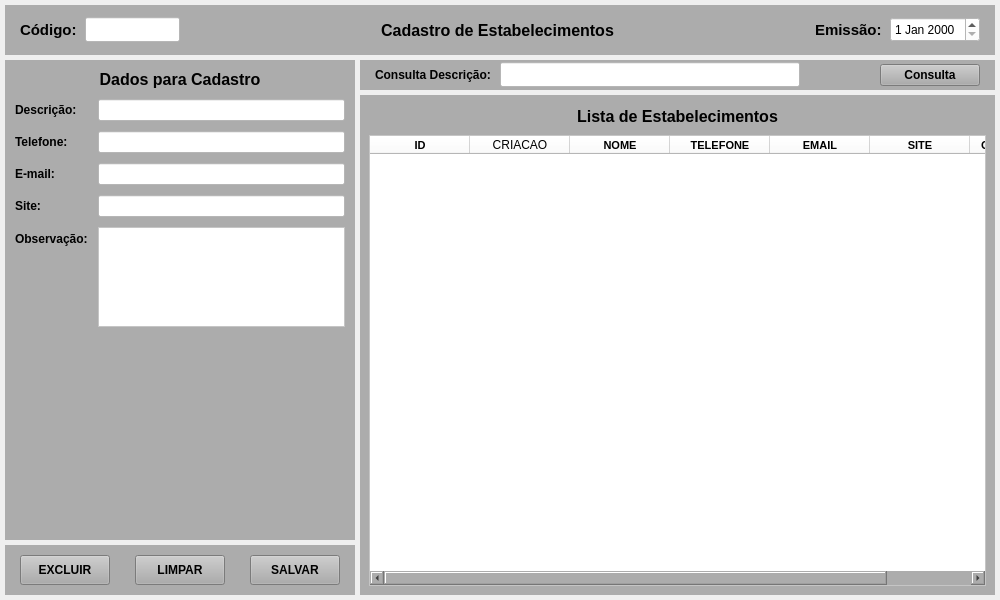
<?xml version="1.0" encoding="UTF-8"?>
<ui version="4.0">
 <class>MainWindow</class>
 <widget class="QMainWindow" name="MainWindow">
  <property name="geometry">
   <rect>
    <x>0</x>
    <y>0</y>
    <width>1000</width>
    <height>600</height>
   </rect>
  </property>
  <property name="windowTitle">
   <string>Cadastro de Estabelecimentos</string>
  </property>
  <widget class="QWidget" name="centralwidget">
   <layout class="QVBoxLayout" name="verticalLayout">
    <property name="spacing">
     <number>5</number>
    </property>
    <property name="leftMargin">
     <number>5</number>
    </property>
    <property name="topMargin">
     <number>5</number>
    </property>
    <property name="rightMargin">
     <number>5</number>
    </property>
    <property name="bottomMargin">
     <number>5</number>
    </property>
    <item>
     <widget class="QWidget" name="widget" native="true">
      <property name="minimumSize">
       <size>
        <width>0</width>
        <height>50</height>
       </size>
      </property>
      <property name="maximumSize">
       <size>
        <width>16777215</width>
        <height>50</height>
       </size>
      </property>
      <property name="styleSheet">
       <string notr="true">background-color: rgb(172, 172, 172);</string>
      </property>
      <layout class="QHBoxLayout" name="horizontalLayout">
       <property name="spacing">
        <number>5</number>
       </property>
       <property name="leftMargin">
        <number>15</number>
       </property>
       <property name="topMargin">
        <number>5</number>
       </property>
       <property name="rightMargin">
        <number>15</number>
       </property>
       <property name="bottomMargin">
        <number>5</number>
       </property>
       <item>
        <widget class="QLabel" name="label_4">
         <property name="minimumSize">
          <size>
           <width>60</width>
           <height>0</height>
          </size>
         </property>
         <property name="maximumSize">
          <size>
           <width>60</width>
           <height>16777215</height>
          </size>
         </property>
         <property name="font">
          <font>
           <pointsize>11</pointsize>
           <weight>75</weight>
           <bold>true</bold>
          </font>
         </property>
         <property name="text">
          <string>Código:</string>
         </property>
         <property name="alignment">
          <set>Qt::AlignLeading|Qt::AlignLeft|Qt::AlignVCenter</set>
         </property>
        </widget>
       </item>
       <item>
        <widget class="QLineEdit" name="line_Num">
         <property name="sizePolicy">
          <sizepolicy hsizetype="Preferred" vsizetype="Preferred">
           <horstretch>0</horstretch>
           <verstretch>0</verstretch>
          </sizepolicy>
         </property>
         <property name="minimumSize">
          <size>
           <width>95</width>
           <height>25</height>
          </size>
         </property>
         <property name="maximumSize">
          <size>
           <width>95</width>
           <height>25</height>
          </size>
         </property>
         <property name="font">
          <font>
           <pointsize>9</pointsize>
          </font>
         </property>
         <property name="styleSheet">
          <string notr="true">background-color: rgb(255, 255, 255);</string>
         </property>
         <property name="inputMask">
          <string/>
         </property>
         <property name="text">
          <string/>
         </property>
         <property name="frame">
          <bool>true</bool>
         </property>
         <property name="echoMode">
          <enum>QLineEdit::Normal</enum>
         </property>
         <property name="alignment">
          <set>Qt::AlignCenter</set>
         </property>
         <property name="dragEnabled">
          <bool>false</bool>
         </property>
         <property name="placeholderText">
          <string/>
         </property>
        </widget>
       </item>
       <item>
        <widget class="QLabel" name="label_titulo">
         <property name="font">
          <font>
           <pointsize>12</pointsize>
           <weight>75</weight>
           <bold>true</bold>
          </font>
         </property>
         <property name="text">
          <string>Cadastro de Estabelecimentos</string>
         </property>
         <property name="alignment">
          <set>Qt::AlignCenter</set>
         </property>
        </widget>
       </item>
       <item>
        <widget class="QLabel" name="label">
         <property name="minimumSize">
          <size>
           <width>70</width>
           <height>0</height>
          </size>
         </property>
         <property name="maximumSize">
          <size>
           <width>70</width>
           <height>16777215</height>
          </size>
         </property>
         <property name="font">
          <font>
           <pointsize>11</pointsize>
           <weight>75</weight>
           <bold>true</bold>
          </font>
         </property>
         <property name="text">
          <string>Emissão:</string>
         </property>
        </widget>
       </item>
       <item>
        <widget class="QDateEdit" name="date_Emissao">
         <property name="sizePolicy">
          <sizepolicy hsizetype="Preferred" vsizetype="Preferred">
           <horstretch>0</horstretch>
           <verstretch>0</verstretch>
          </sizepolicy>
         </property>
         <property name="minimumSize">
          <size>
           <width>90</width>
           <height>25</height>
          </size>
         </property>
         <property name="maximumSize">
          <size>
           <width>90</width>
           <height>25</height>
          </size>
         </property>
         <property name="font">
          <font>
           <pointsize>9</pointsize>
           <weight>50</weight>
           <bold>false</bold>
          </font>
         </property>
         <property name="styleSheet">
          <string notr="true">background-color: rgb(255, 255, 255);</string>
         </property>
        </widget>
       </item>
      </layout>
     </widget>
    </item>
    <item>
     <widget class="QWidget" name="widget_2" native="true">
      <layout class="QGridLayout" name="gridLayout" columnstretch="0,0" columnminimumwidth="0,0">
       <property name="leftMargin">
        <number>0</number>
       </property>
       <property name="topMargin">
        <number>0</number>
       </property>
       <property name="rightMargin">
        <number>0</number>
       </property>
       <property name="bottomMargin">
        <number>0</number>
       </property>
       <property name="spacing">
        <number>5</number>
       </property>
       <item row="0" column="0">
        <widget class="QWidget" name="widget_3" native="true">
         <property name="minimumSize">
          <size>
           <width>350</width>
           <height>0</height>
          </size>
         </property>
         <property name="maximumSize">
          <size>
           <width>350</width>
           <height>16777215</height>
          </size>
         </property>
         <layout class="QGridLayout" name="gridLayout_2">
          <property name="leftMargin">
           <number>0</number>
          </property>
          <property name="topMargin">
           <number>0</number>
          </property>
          <property name="rightMargin">
           <number>0</number>
          </property>
          <property name="bottomMargin">
           <number>0</number>
          </property>
          <property name="horizontalSpacing">
           <number>0</number>
          </property>
          <property name="verticalSpacing">
           <number>5</number>
          </property>
          <item row="0" column="0">
           <widget class="QWidget" name="widget_5" native="true">
            <property name="cursor">
             <cursorShape>SplitVCursor</cursorShape>
            </property>
            <property name="styleSheet">
             <string notr="true">background-color: rgb(172, 172, 172);</string>
            </property>
            <layout class="QFormLayout" name="formLayout">
             <property name="horizontalSpacing">
              <number>10</number>
             </property>
             <property name="verticalSpacing">
              <number>10</number>
             </property>
             <property name="leftMargin">
              <number>10</number>
             </property>
             <property name="topMargin">
              <number>10</number>
             </property>
             <property name="rightMargin">
              <number>10</number>
             </property>
             <property name="bottomMargin">
              <number>10</number>
             </property>
             <item row="0" column="0" colspan="2">
              <widget class="QLabel" name="label_titulo_2">
               <property name="font">
                <font>
                 <pointsize>12</pointsize>
                 <weight>75</weight>
                 <bold>true</bold>
                </font>
               </property>
               <property name="text">
                <string>Dados para Cadastro</string>
               </property>
               <property name="alignment">
                <set>Qt::AlignCenter</set>
               </property>
              </widget>
             </item>
             <item row="1" column="0">
              <widget class="QLabel" name="label_24">
               <property name="font">
                <font>
                 <pointsize>9</pointsize>
                 <weight>75</weight>
                 <bold>true</bold>
                </font>
               </property>
               <property name="text">
                <string>Descrição:</string>
               </property>
               <property name="alignment">
                <set>Qt::AlignLeading|Qt::AlignLeft|Qt::AlignVCenter</set>
               </property>
              </widget>
             </item>
             <item row="1" column="1">
              <widget class="QLineEdit" name="line_Descricao">
               <property name="font">
                <font>
                 <pointsize>8</pointsize>
                </font>
               </property>
               <property name="styleSheet">
                <string notr="true">background-color: rgb(255, 255, 255);</string>
               </property>
               <property name="text">
                <string/>
               </property>
               <property name="maxLength">
                <number>45</number>
               </property>
               <property name="alignment">
                <set>Qt::AlignLeading|Qt::AlignLeft|Qt::AlignVCenter</set>
               </property>
              </widget>
             </item>
             <item row="2" column="0">
              <widget class="QLabel" name="label_25">
               <property name="font">
                <font>
                 <pointsize>9</pointsize>
                 <weight>75</weight>
                 <bold>true</bold>
                </font>
               </property>
               <property name="text">
                <string>Telefone:</string>
               </property>
               <property name="alignment">
                <set>Qt::AlignLeading|Qt::AlignLeft|Qt::AlignVCenter</set>
               </property>
              </widget>
             </item>
             <item row="2" column="1">
              <widget class="QLineEdit" name="line_Telefone">
               <property name="font">
                <font>
                 <pointsize>8</pointsize>
                </font>
               </property>
               <property name="styleSheet">
                <string notr="true">background-color: rgb(255, 255, 255);</string>
               </property>
               <property name="text">
                <string/>
               </property>
               <property name="maxLength">
                <number>20</number>
               </property>
               <property name="alignment">
                <set>Qt::AlignLeading|Qt::AlignLeft|Qt::AlignVCenter</set>
               </property>
              </widget>
             </item>
             <item row="3" column="0">
              <widget class="QLabel" name="label_26">
               <property name="font">
                <font>
                 <pointsize>9</pointsize>
                 <weight>75</weight>
                 <bold>true</bold>
                </font>
               </property>
               <property name="text">
                <string>E-mail:</string>
               </property>
               <property name="alignment">
                <set>Qt::AlignLeading|Qt::AlignLeft|Qt::AlignVCenter</set>
               </property>
              </widget>
             </item>
             <item row="3" column="1">
              <widget class="QLineEdit" name="line_Email">
               <property name="font">
                <font>
                 <pointsize>8</pointsize>
                </font>
               </property>
               <property name="styleSheet">
                <string notr="true">background-color: rgb(255, 255, 255);</string>
               </property>
               <property name="text">
                <string/>
               </property>
               <property name="maxLength">
                <number>20</number>
               </property>
               <property name="alignment">
                <set>Qt::AlignLeading|Qt::AlignLeft|Qt::AlignVCenter</set>
               </property>
              </widget>
             </item>
             <item row="4" column="0">
              <widget class="QLabel" name="label_27">
               <property name="font">
                <font>
                 <pointsize>9</pointsize>
                 <weight>75</weight>
                 <bold>true</bold>
                </font>
               </property>
               <property name="text">
                <string>Site:</string>
               </property>
               <property name="alignment">
                <set>Qt::AlignLeading|Qt::AlignLeft|Qt::AlignVCenter</set>
               </property>
              </widget>
             </item>
             <item row="4" column="1">
              <widget class="QLineEdit" name="line_Site">
               <property name="font">
                <font>
                 <pointsize>8</pointsize>
                </font>
               </property>
               <property name="styleSheet">
                <string notr="true">background-color: rgb(255, 255, 255);</string>
               </property>
               <property name="text">
                <string/>
               </property>
               <property name="maxLength">
                <number>20</number>
               </property>
               <property name="alignment">
                <set>Qt::AlignLeading|Qt::AlignLeft|Qt::AlignVCenter</set>
               </property>
              </widget>
             </item>
             <item row="5" column="0">
              <widget class="QLabel" name="label_28">
               <property name="font">
                <font>
                 <pointsize>9</pointsize>
                 <weight>75</weight>
                 <bold>true</bold>
                </font>
               </property>
               <property name="text">
                <string>Observação:</string>
               </property>
               <property name="alignment">
                <set>Qt::AlignLeading|Qt::AlignLeft|Qt::AlignVCenter</set>
               </property>
              </widget>
             </item>
             <item row="5" column="1">
              <widget class="QPlainTextEdit" name="plain_Obs">
               <property name="sizePolicy">
                <sizepolicy hsizetype="Preferred" vsizetype="Preferred">
                 <horstretch>0</horstretch>
                 <verstretch>0</verstretch>
                </sizepolicy>
               </property>
               <property name="minimumSize">
                <size>
                 <width>0</width>
                 <height>100</height>
                </size>
               </property>
               <property name="maximumSize">
                <size>
                 <width>16777215</width>
                 <height>100</height>
                </size>
               </property>
               <property name="styleSheet">
                <string notr="true">background-color: rgb(255, 255, 255);</string>
               </property>
              </widget>
             </item>
            </layout>
           </widget>
          </item>
          <item row="1" column="0">
           <widget class="QWidget" name="widget_6" native="true">
            <property name="minimumSize">
             <size>
              <width>0</width>
              <height>50</height>
             </size>
            </property>
            <property name="maximumSize">
             <size>
              <width>16777215</width>
              <height>50</height>
             </size>
            </property>
            <property name="styleSheet">
             <string notr="true">background-color: rgb(172, 172, 172);</string>
            </property>
            <layout class="QHBoxLayout" name="horizontalLayout_2">
             <property name="spacing">
              <number>5</number>
             </property>
             <property name="leftMargin">
              <number>15</number>
             </property>
             <property name="topMargin">
              <number>5</number>
             </property>
             <property name="rightMargin">
              <number>15</number>
             </property>
             <property name="bottomMargin">
              <number>5</number>
             </property>
             <item>
              <widget class="QPushButton" name="btn_Excluir">
               <property name="sizePolicy">
                <sizepolicy hsizetype="Preferred" vsizetype="Preferred">
                 <horstretch>0</horstretch>
                 <verstretch>0</verstretch>
                </sizepolicy>
               </property>
               <property name="minimumSize">
                <size>
                 <width>90</width>
                 <height>30</height>
                </size>
               </property>
               <property name="maximumSize">
                <size>
                 <width>90</width>
                 <height>30</height>
                </size>
               </property>
               <property name="font">
                <font>
                 <pointsize>9</pointsize>
                 <weight>75</weight>
                 <bold>true</bold>
                </font>
               </property>
               <property name="cursor">
                <cursorShape>PointingHandCursor</cursorShape>
               </property>
               <property name="text">
                <string>EXCLUIR</string>
               </property>
              </widget>
             </item>
             <item>
              <widget class="QLabel" name="label_2">
               <property name="text">
                <string/>
               </property>
              </widget>
             </item>
             <item>
              <widget class="QPushButton" name="btn_Limpar">
               <property name="sizePolicy">
                <sizepolicy hsizetype="Preferred" vsizetype="Preferred">
                 <horstretch>0</horstretch>
                 <verstretch>0</verstretch>
                </sizepolicy>
               </property>
               <property name="minimumSize">
                <size>
                 <width>90</width>
                 <height>30</height>
                </size>
               </property>
               <property name="maximumSize">
                <size>
                 <width>90</width>
                 <height>30</height>
                </size>
               </property>
               <property name="font">
                <font>
                 <pointsize>9</pointsize>
                 <weight>75</weight>
                 <bold>true</bold>
                </font>
               </property>
               <property name="cursor">
                <cursorShape>PointingHandCursor</cursorShape>
               </property>
               <property name="text">
                <string>LIMPAR</string>
               </property>
              </widget>
             </item>
             <item>
              <widget class="QLabel" name="label_3">
               <property name="text">
                <string/>
               </property>
              </widget>
             </item>
             <item>
              <widget class="QPushButton" name="btn_Salvar">
               <property name="sizePolicy">
                <sizepolicy hsizetype="Preferred" vsizetype="Preferred">
                 <horstretch>0</horstretch>
                 <verstretch>0</verstretch>
                </sizepolicy>
               </property>
               <property name="minimumSize">
                <size>
                 <width>90</width>
                 <height>30</height>
                </size>
               </property>
               <property name="maximumSize">
                <size>
                 <width>90</width>
                 <height>30</height>
                </size>
               </property>
               <property name="font">
                <font>
                 <pointsize>9</pointsize>
                 <weight>75</weight>
                 <bold>true</bold>
                </font>
               </property>
               <property name="cursor">
                <cursorShape>PointingHandCursor</cursorShape>
               </property>
               <property name="text">
                <string>SALVAR</string>
               </property>
              </widget>
             </item>
            </layout>
           </widget>
          </item>
         </layout>
        </widget>
       </item>
       <item row="0" column="1">
        <widget class="QWidget" name="widget_4" native="true">
         <property name="styleSheet">
          <string notr="true"/>
         </property>
         <layout class="QVBoxLayout" name="verticalLayout_2">
          <property name="spacing">
           <number>5</number>
          </property>
          <property name="leftMargin">
           <number>0</number>
          </property>
          <property name="topMargin">
           <number>0</number>
          </property>
          <property name="rightMargin">
           <number>0</number>
          </property>
          <property name="bottomMargin">
           <number>0</number>
          </property>
          <item>
           <widget class="QWidget" name="widget_7" native="true">
            <property name="minimumSize">
             <size>
              <width>0</width>
              <height>30</height>
             </size>
            </property>
            <property name="maximumSize">
             <size>
              <width>16777215</width>
              <height>30</height>
             </size>
            </property>
            <property name="styleSheet">
             <string notr="true">background-color: rgb(172, 172, 172);</string>
            </property>
            <layout class="QHBoxLayout" name="horizontalLayout_3">
             <property name="spacing">
              <number>5</number>
             </property>
             <property name="leftMargin">
              <number>15</number>
             </property>
             <property name="topMargin">
              <number>0</number>
             </property>
             <property name="rightMargin">
              <number>15</number>
             </property>
             <property name="bottomMargin">
              <number>0</number>
             </property>
             <item>
              <widget class="QLabel" name="label_6">
               <property name="minimumSize">
                <size>
                 <width>120</width>
                 <height>0</height>
                </size>
               </property>
               <property name="maximumSize">
                <size>
                 <width>120</width>
                 <height>16777215</height>
                </size>
               </property>
               <property name="font">
                <font>
                 <pointsize>9</pointsize>
                 <weight>75</weight>
                 <bold>true</bold>
                </font>
               </property>
               <property name="text">
                <string>Consulta Descrição:</string>
               </property>
               <property name="alignment">
                <set>Qt::AlignLeading|Qt::AlignLeft|Qt::AlignVCenter</set>
               </property>
              </widget>
             </item>
             <item>
              <widget class="QLineEdit" name="line_Consulta">
               <property name="sizePolicy">
                <sizepolicy hsizetype="Preferred" vsizetype="Preferred">
                 <horstretch>0</horstretch>
                 <verstretch>0</verstretch>
                </sizepolicy>
               </property>
               <property name="minimumSize">
                <size>
                 <width>300</width>
                 <height>25</height>
                </size>
               </property>
               <property name="maximumSize">
                <size>
                 <width>300</width>
                 <height>25</height>
                </size>
               </property>
               <property name="font">
                <font>
                 <pointsize>8</pointsize>
                </font>
               </property>
               <property name="styleSheet">
                <string notr="true">background-color: rgb(255, 255, 255);</string>
               </property>
               <property name="alignment">
                <set>Qt::AlignLeading|Qt::AlignLeft|Qt::AlignVCenter</set>
               </property>
              </widget>
             </item>
             <item>
              <widget class="QLabel" name="label_7">
               <property name="text">
                <string/>
               </property>
              </widget>
             </item>
             <item>
              <widget class="QPushButton" name="btn_Consulta">
               <property name="minimumSize">
                <size>
                 <width>100</width>
                 <height>0</height>
                </size>
               </property>
               <property name="maximumSize">
                <size>
                 <width>100</width>
                 <height>16777215</height>
                </size>
               </property>
               <property name="font">
                <font>
                 <pointsize>9</pointsize>
                 <weight>75</weight>
                 <bold>true</bold>
                </font>
               </property>
               <property name="cursor">
                <cursorShape>PointingHandCursor</cursorShape>
               </property>
               <property name="layoutDirection">
                <enum>Qt::LeftToRight</enum>
               </property>
               <property name="autoFillBackground">
                <bool>false</bool>
               </property>
               <property name="text">
                <string>Consulta</string>
               </property>
               <property name="checkable">
                <bool>false</bool>
               </property>
               <property name="autoDefault">
                <bool>false</bool>
               </property>
               <property name="default">
                <bool>false</bool>
               </property>
               <property name="flat">
                <bool>false</bool>
               </property>
              </widget>
             </item>
            </layout>
           </widget>
          </item>
          <item>
           <widget class="QWidget" name="widget_8" native="true">
            <property name="styleSheet">
             <string notr="true">background-color: rgb(172, 172, 172);</string>
            </property>
            <layout class="QVBoxLayout" name="verticalLayout_3">
             <item>
              <widget class="QLabel" name="label_5">
               <property name="minimumSize">
                <size>
                 <width>0</width>
                 <height>25</height>
                </size>
               </property>
               <property name="maximumSize">
                <size>
                 <width>16777215</width>
                 <height>25</height>
                </size>
               </property>
               <property name="font">
                <font>
                 <pointsize>12</pointsize>
                 <weight>75</weight>
                 <bold>true</bold>
                </font>
               </property>
               <property name="text">
                <string>Lista de Estabelecimentos</string>
               </property>
               <property name="alignment">
                <set>Qt::AlignCenter</set>
               </property>
              </widget>
             </item>
             <item>
              <widget class="QTableWidget" name="table_Lista">
               <property name="sizePolicy">
                <sizepolicy hsizetype="Preferred" vsizetype="Preferred">
                 <horstretch>0</horstretch>
                 <verstretch>0</verstretch>
                </sizepolicy>
               </property>
               <property name="font">
                <font>
                 <pointsize>7</pointsize>
                </font>
               </property>
               <property name="styleSheet">
                <string notr="true">background-color: rgb(255, 255, 255);</string>
               </property>
               <column>
                <property name="text">
                 <string>ID</string>
                </property>
                <property name="font">
                 <font>
                  <family>Segoe UI</family>
                  <pointsize>8</pointsize>
                  <weight>75</weight>
                  <bold>true</bold>
                 </font>
                </property>
                <property name="textAlignment">
                 <set>AlignCenter</set>
                </property>
               </column>
               <column>
                <property name="text">
                 <string>CRIACAO</string>
                </property>
               </column>
               <column>
                <property name="text">
                 <string>NOME</string>
                </property>
                <property name="font">
                 <font>
                  <pointsize>8</pointsize>
                  <weight>75</weight>
                  <bold>true</bold>
                 </font>
                </property>
                <property name="textAlignment">
                 <set>AlignCenter</set>
                </property>
               </column>
               <column>
                <property name="text">
                 <string>TELEFONE</string>
                </property>
                <property name="font">
                 <font>
                  <pointsize>8</pointsize>
                  <weight>75</weight>
                  <bold>true</bold>
                 </font>
                </property>
                <property name="textAlignment">
                 <set>AlignCenter</set>
                </property>
               </column>
               <column>
                <property name="text">
                 <string>EMAIL</string>
                </property>
                <property name="font">
                 <font>
                  <pointsize>8</pointsize>
                  <weight>75</weight>
                  <bold>true</bold>
                 </font>
                </property>
                <property name="textAlignment">
                 <set>AlignCenter</set>
                </property>
               </column>
               <column>
                <property name="text">
                 <string>SITE</string>
                </property>
                <property name="font">
                 <font>
                  <pointsize>8</pointsize>
                  <weight>75</weight>
                  <bold>true</bold>
                 </font>
                </property>
                <property name="textAlignment">
                 <set>AlignCenter</set>
                </property>
               </column>
               <column>
                <property name="text">
                 <string>OBSERVAÇÃO</string>
                </property>
                <property name="font">
                 <font>
                  <pointsize>8</pointsize>
                  <weight>75</weight>
                  <bold>true</bold>
                 </font>
                </property>
                <property name="textAlignment">
                 <set>AlignCenter</set>
                </property>
               </column>
              </widget>
             </item>
            </layout>
           </widget>
          </item>
         </layout>
        </widget>
       </item>
      </layout>
     </widget>
    </item>
   </layout>
  </widget>
 </widget>
 <resources/>
 <connections/>
</ui>
